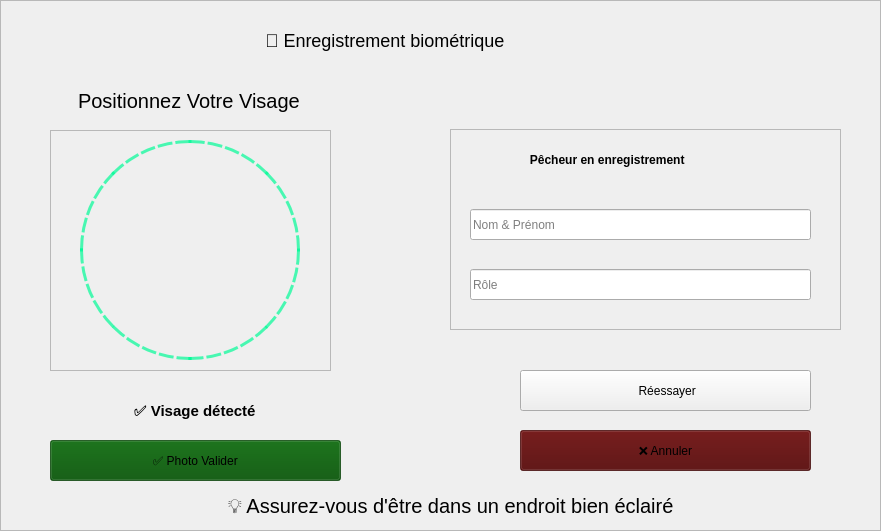
     <widget class="QFrame" name="framefaceidp">
      <property name="geometry">
       <rect>
        <x>550</x>
        <y>160</y>
        <width>881</width>
        <height>531</height>
       </rect>
      </property>
      <property name="frameShape">
       <enum>QFrame::Shape::StyledPanel</enum>
      </property>
      <property name="frameShadow">
       <enum>QFrame::Shadow::Raised</enum>
      </property>
      <widget class="QLabel" name="faceGuideCircle_4p">
       <property name="geometry">
        <rect>
         <x>80</x>
         <y>140</y>
         <width>220</width>
         <height>220</height>
        </rect>
       </property>
       <property name="minimumSize">
        <size>
         <width>220</width>
         <height>220</height>
        </size>
       </property>
       <property name="maximumSize">
        <size>
         <width>220</width>
         <height>220</height>
        </size>
       </property>
       <property name="styleSheet">
        <string notr="true">border: 3px dashed rgba(0, 250, 150, 0.7);
border-radius: 110px;
background: transparent;</string>
       </property>
       <property name="text">
        <string/>
       </property>
      </widget>
      <widget class="QFrame" name="frame_10p">
       <property name="geometry">
        <rect>
         <x>50</x>
         <y>130</y>
         <width>281</width>
         <height>241</height>
        </rect>
       </property>
       <property name="styleSheet">
        <string notr="true"/>
       </property>
       <property name="frameShape">
        <enum>QFrame::Shape::StyledPanel</enum>
       </property>
       <property name="frameShadow">
        <enum>QFrame::Shadow::Raised</enum>
       </property>
      </widget>
      <widget class="QLabel" name="label_legend_chalutier_11p">
       <property name="geometry">
        <rect>
         <x>70</x>
         <y>80</y>
         <width>251</width>
         <height>41</height>
        </rect>
       </property>
       <property name="styleSheet">
        <string notr="true">
                                        
                                        font-size: 20px;
                                        padding: 3px;
 border-radius: 15px;</string>
       </property>
       <property name="text">
        <string>Positionnez Votre Visage</string>
       </property>
      </widget>
      <widget class="QLabel" name="label_legend_chalutier_12p">
       <property name="geometry">
        <rect>
         <x>220</x>
         <y>490</y>
         <width>491</width>
         <height>31</height>
        </rect>
       </property>
       <property name="styleSheet">
        <string notr="true">
                                        
                                        font-size: 20px;
                                        padding: 3px;
border-radius: 15px;</string>
       </property>
       <property name="text">
        <string>💡 Assurez-vous d'être dans un endroit bien éclairé</string>
       </property>
      </widget>
      <widget class="QFrame" name="frame_11p">
       <property name="geometry">
        <rect>
         <x>450</x>
         <y>129</y>
         <width>391</width>
         <height>201</height>
        </rect>
       </property>
       <property name="frameShape">
        <enum>QFrame::Shape::StyledPanel</enum>
       </property>
       <property name="frameShadow">
        <enum>QFrame::Shadow::Raised</enum>
       </property>
       <widget class="QLabel" name="label_legend_chalutier_13p">
        <property name="geometry">
         <rect>
          <x>10</x>
          <y>10</y>
          <width>371</width>
          <height>41</height>
         </rect>
        </property>
        <property name="styleSheet">
         <string notr="true">font-weight:700</string>
        </property>
        <property name="text">
         <string>                     Pêcheur en enregistrement</string>
        </property>
       </widget>
       <widget class="QLineEdit" name="lineEdit_11p">
        <property name="geometry">
         <rect>
          <x>20</x>
          <y>80</y>
          <width>341</width>
          <height>31</height>
         </rect>
        </property>
        <property name="text">
         <string/>
        </property>
        <property name="placeholderText">
         <string>Nom &amp; Prénom</string>
        </property>
       </widget>
       <widget class="QLineEdit" name="lineEdit_12p">
        <property name="geometry">
         <rect>
          <x>20</x>
          <y>140</y>
          <width>341</width>
          <height>31</height>
         </rect>
        </property>
        <property name="text">
         <string/>
        </property>
        <property name="placeholderText">
         <string>Rôle</string>
        </property>
       </widget>
      </widget>
      <widget class="QPushButton" name="pushButton_10p">
       <property name="geometry">
        <rect>
         <x>520</x>
         <y>370</y>
         <width>291</width>
         <height>41</height>
        </rect>
       </property>
       <property name="styleSheet">
        <string notr="true"/>
       </property>
       <property name="text">
        <string> Réessayer</string>
       </property>
      </widget>
      <widget class="QPushButton" name="pushButton_11p">
       <property name="geometry">
        <rect>
         <x>520</x>
         <y>430</y>
         <width>291</width>
         <height>41</height>
        </rect>
       </property>
       <property name="styleSheet">
        <string notr="true">#pushButton_11p{background-color: rgba(80, 0, 0, 0.7);}
#pushButton_11p:hover{
	
	background-color: rgb(162, 15, 18);}
</string>
       </property>
       <property name="text">
        <string>❌ Annuler</string>
       </property>
      </widget>
      <widget class="QPushButton" name="bmi_6p">
       <property name="geometry">
        <rect>
         <x>50</x>
         <y>440</y>
         <width>291</width>
         <height>41</height>
        </rect>
       </property>
       <property name="styleSheet">
        <string notr="true">#bmi_6p{background-color:rgba(0, 80, 0, 0.7);}
#bmi_6p:hover{
	
	background-color: rgb(70, 140, 58);}</string>
       </property>
       <property name="text">
        <string>✅ Photo Valider</string>
       </property>
      </widget>
      <widget class="QLabel" name="label_8p">
       <property name="geometry">
        <rect>
         <x>110</x>
         <y>390</y>
         <width>181</width>
         <height>61</height>
        </rect>
       </property>
       <property name="styleSheet">
        <string notr="true">
    font-weight: 700;
    font-size: 15px;
    margin-bottom:20px;
    text-shadow: 0 1px 2px rgba(0, 0, 0, 0.3);
    padding: 10px 20px;</string>
       </property>
       <property name="text">
        <string>✅ Visage détecté</string>
       </property>
      </widget>
      <widget class="QLabel" name="labelfp_2">
       <property name="geometry">
        <rect>
         <x>40</x>
         <y>20</y>
         <width>791</width>
         <height>41</height>
        </rect>
       </property>
       <property name="styleSheet">
        <string notr="true">

font-size:18px;</string>
       </property>
       <property name="text">
        <string>                                             🧬 Enregistrement biométrique</string>
       </property>
      </widget>
      <widget class="QPushButton" name="pushButton_4p_11">
       <property name="geometry">
        <rect>
         <x>580</x>
         <y>370</y>
         <width>61</width>
         <height>41</height>
        </rect>
       </property>
       <property name="styleSheet">
        <string notr="true">border:none;
image: url(:/res/rafraichir.png);
background-color:transparent;</string>
       </property>
       <property name="text">
        <string/>
       </property>
      </widget>
      <zorder>frame_10p</zorder>
      <zorder>faceGuideCircle_4p</zorder>
      <zorder>label_legend_chalutier_11p</zorder>
      <zorder>label_legend_chalutier_12p</zorder>
      <zorder>frame_11p</zorder>
      <zorder>pushButton_10p</zorder>
      <zorder>pushButton_11p</zorder>
      <zorder>bmi_6p</zorder>
      <zorder>label_8p</zorder>
      <zorder>labelfp_2</zorder>
      <zorder>pushButton_4p_11</zorder>
     </widget>
